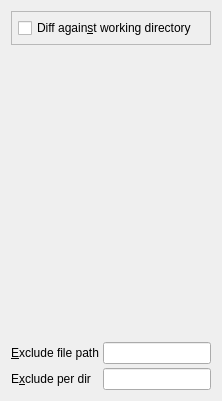
     <widget class="QWidget" name="WorkingDir">
      <attribute name="title">
       <string>&amp;Working directory</string>
      </attribute>
      <layout class="QVBoxLayout" name="verticalLayout_10">
       <item>
        <widget class="QFrame" name="frame_3">
         <property name="frameShape">
          <enum>QFrame::StyledPanel</enum>
         </property>
         <property name="frameShadow">
          <enum>QFrame::Raised</enum>
         </property>
         <layout class="QVBoxLayout" name="verticalLayout_9">
          <property name="spacing">
           <number>5</number>
          </property>
          <property name="leftMargin">
           <number>6</number>
          </property>
          <property name="topMargin">
           <number>6</number>
          </property>
          <property name="rightMargin">
           <number>6</number>
          </property>
          <property name="bottomMargin">
           <number>6</number>
          </property>
          <item>
           <widget class="QCheckBox" name="checkBoxDiffCache">
            <property name="toolTip">
             <string>Check to see git status. You need this to commit changes</string>
            </property>
            <property name="text">
             <string>Diff again&amp;st working directory</string>
            </property>
            <property name="shortcut">
             <string>Alt+S</string>
            </property>
           </widget>
          </item>
         </layout>
        </widget>
       </item>
       <item>
        <spacer>
         <property name="orientation">
          <enum>Qt::Vertical</enum>
         </property>
         <property name="sizeHint" stdset="0">
          <size>
           <width>20</width>
           <height>291</height>
          </size>
         </property>
        </spacer>
       </item>
       <item>
        <layout class="QGridLayout">
         <property name="leftMargin">
          <number>0</number>
         </property>
         <property name="topMargin">
          <number>0</number>
         </property>
         <property name="rightMargin">
          <number>0</number>
         </property>
         <property name="bottomMargin">
          <number>0</number>
         </property>
         <property name="spacing">
          <number>4</number>
         </property>
         <item row="1" column="1">
          <widget class="QLineEdit" name="lineEditExcludePerDir">
           <property name="toolTip">
            <string>Exclude patterns file that apply only to the
	directory and its subdirectories</string>
           </property>
          </widget>
         </item>
         <item row="0" column="1">
          <widget class="QLineEdit" name="lineEditExcludeFile">
           <property name="toolTip">
            <string>Exclude patterns are read from this file one per line</string>
           </property>
          </widget>
         </item>
         <item row="1" column="0">
          <widget class="QLabel" name="textLabelExcludePerDir">
           <property name="text">
            <string>E&amp;xclude per dir</string>
           </property>
           <property name="wordWrap">
            <bool>false</bool>
           </property>
           <property name="buddy">
            <cstring>lineEditExcludePerDir</cstring>
           </property>
          </widget>
         </item>
         <item row="0" column="0">
          <widget class="QLabel" name="textLabelExcludeFile">
           <property name="text">
            <string>&amp;Exclude file path</string>
           </property>
           <property name="wordWrap">
            <bool>false</bool>
           </property>
           <property name="buddy">
            <cstring>lineEditExcludeFile</cstring>
           </property>
          </widget>
         </item>
        </layout>
       </item>
      </layout>
     </widget>
